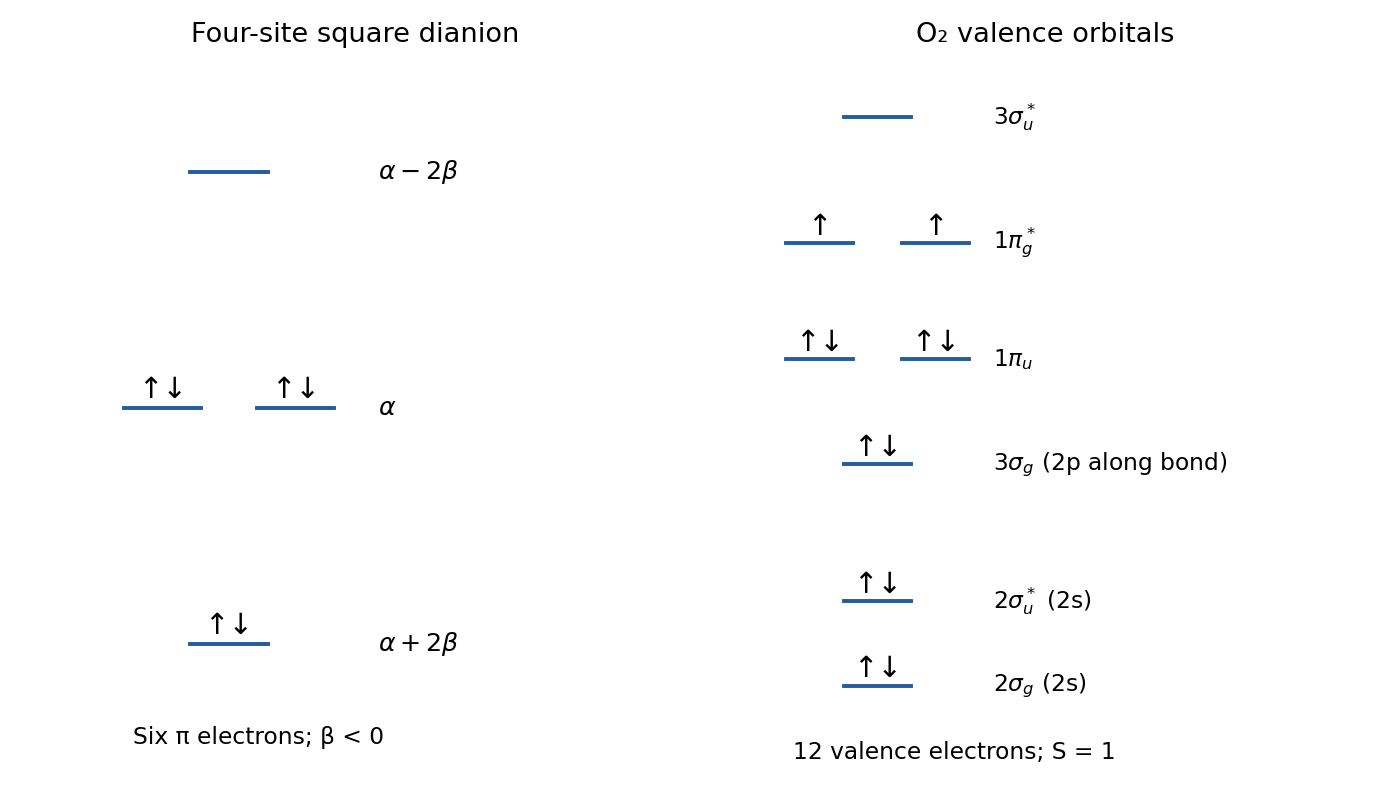

Here is the Python script that generated this plot:
"""Original solution figure. Tested with Python 3.14, numpy and matplotlib.
The PNG basename is written to the current working directory for Make's _media target.
"""
from pathlib import Path
import sys
sys.path.insert(0, str(Path(__file__).resolve().parents[2]))
import matplotlib
matplotlib.use('Agg')
import matplotlib.pyplot as plt
import numpy as np
from tools.chemistry_diagram import bond, atom, flow, finish, save

fig,axs=plt.subplots(1,2,figsize=(10,5.8))
def line(a,x,y,occ,lab=''):
 a.plot([x-.26,x+.26],[y,y],color='#245c9f',lw=2)
 if occ:a.text(x,y+.08,'↑↓' if occ==2 else '↑',ha='center',fontsize=15)
 if lab:a.text(x+.4,y,lab,va='center',fontsize=12)
a=axs[0]
for y,xs,occ,lab in [(0,[1.1],2,r'$\alpha+2\beta$'),(2,[.65,1.55],2,r'$\alpha$'),(4,[1.1],0,r'$\alpha-2\beta$')]:
 for x in xs:line(a,x,y,occ)
 a.text(2.1,y,lab,va='center',fontsize=13)
a.text(1.3,-.85,'Six π electrons; β < 0',ha='center',fontsize=12)
a.set(xlim=(-.3,4.2),ylim=(-1.25,5));a.axis('off');a.set_title('Four-site square dianion',fontsize=14)
a=axs[1]
rows=[(0,1,2,r'$2\sigma_g$ (2s)'),(.8,1,2,r'$2\sigma_u^*$ (2s)'),(2.1,1,2,r'$3\sigma_g$ (2p along bond)'),(3.1,2,2,r'$1\pi_u$'),(4.2,2,1,r'$1\pi_g^*$'),(5.4,1,0,r'$3\sigma_u^*$')]
for y,n,occ,lab in rows:
 for x in ([.75,1.65] if n==2 else [1.2]):line(a,x,y,occ)
 a.text(2.1,y,lab,va='center',fontsize=12)
a.text(1.8,-.7,'12 valence electrons; S = 1',ha='center',fontsize=12)
a.set(xlim=(-.1,5.1),ylim=(-1,6));a.axis('off');a.set_title('O₂ valence orbitals',fontsize=14)
fig.tight_layout();save(fig,'paper-2a-orbitals.png')
